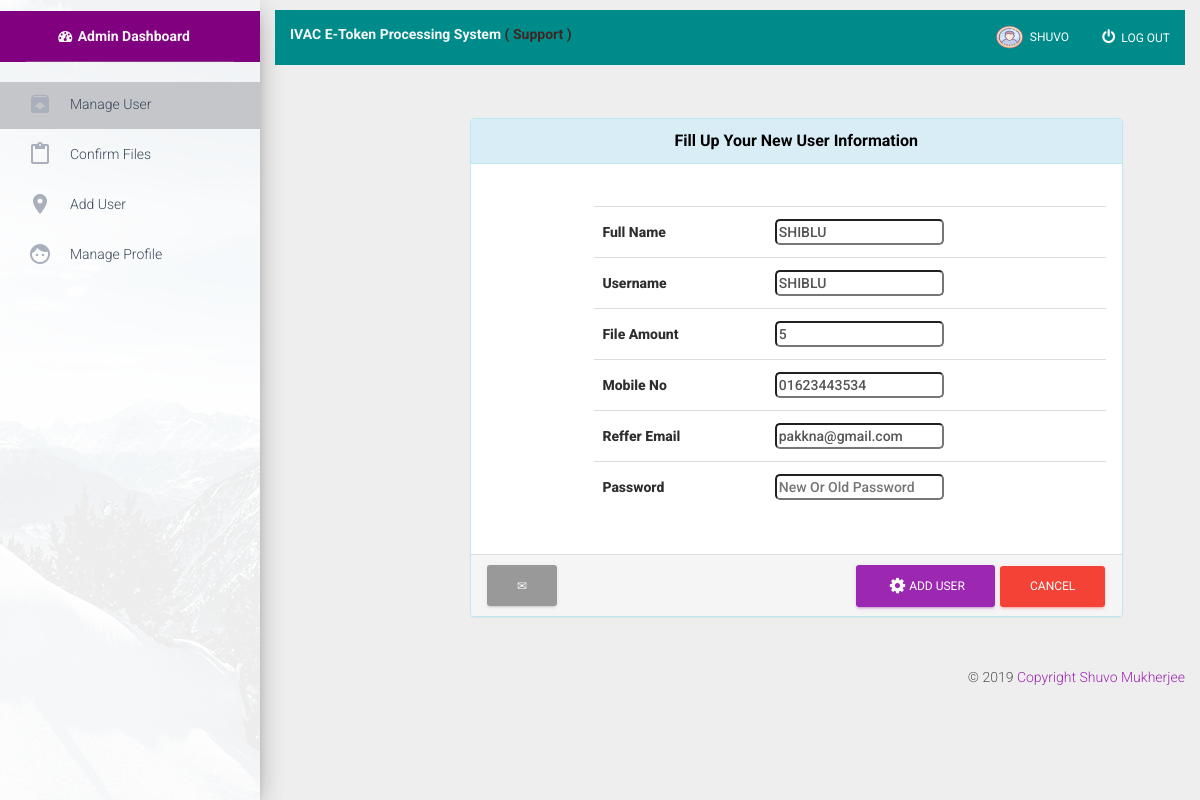
The app's page /views/portal/Edit_user.php?edit=4 (signed in) with its own data.
### tables this page shows
CREATE TABLE `user` (
  `id` int(11) NOT NULL,
  `Full_name` varchar(255) NOT NULL,
  `User_name` varchar(255) NOT NULL,
  `Password` varchar(255) NOT NULL,
  `Mobile` int(11) NOT NULL,
  `File_amount` int(11) NOT NULL,
  `User_type` varchar(255) NOT NULL,
  `Reffer_email` varchar(255) NOT NULL
);

### src/reg/reg.php (called while the page is built, shortened)
<?php
class reg
{
    private $dbuser= 'root';
    private $dbpass= '';
    private $dbname= 'ivac';
    public  function OneUserdata($fileId){
        $pdo = new PDO("mysql:host=localhost;dbname=$this->dbname", $this->dbuser, $this->dbpass);
        $query = "SELECT * FROM `user` WHERE id='$fileId'";
        $stmt = $pdo->prepare($query);
        $stmt->execute();
        $alldata=$stmt->fetch();
        return $alldata;
    }
}

### views/portal/edit_user.php (the view, shortened to what this page needs)
<?php
$obj = new reg();
if (isset($_GET) & !empty($_GET)){
    if ($_GET['edit']) {
        $fileId=$_GET['edit'] ;
        $oneuser=$obj->OneUserdata($fileId);
    }
}
?>
<!doctype html>
<html lang="en">
<head>
    <link href="assets/css/bootstrap.min.css" rel="stylesheet" />
    <link href="assets/css/slide.css" rel="stylesheet" />
    <link href="assets/css/material-dashboard.css" rel="stylesheet"/>
    <link href="assets/css/demo.css" rel="stylesheet" />
    <link href="http://maxcdn.bootstrapcdn.com/font-awesome/latest/css/font-awesome.min.css" rel="stylesheet">
</head>
<body>
<div class="wrapper">
    <div class="sidebar" data-color="purple" data-image="assets/img/sidebar-1.jpg">
        <div class="logo" style="background-color:purple; color: white; text-align: center; margin-top: 11px" >
            <a href="index.php" style="color: white; font-weight: bold ; color:whitesmoke ; margin-right:14px "  ><i class="fa fa-fw fa-tachometer "></i>
                Admin Dashboard
            </a>
        </div>
        <div class="sidebar-wrapper">
            <ul class="nav">
                <li  style="background-color:#c4c6ca; padding-top:7px">
                    <a style="margin-top: 0%; padding-top: 0%;margin-left:10px" href="manageuser.php">
                        <i class="material-icons">unarchive</i>
                        <p>Manage User</p>
                    </a>
                </li>
                <li>
                    <a style="margin-top: 0%; padding-top: 0%;margin-left:10px" href="checkfiles.php">
                       <span><i  class="material-icons">content_paste</i>
                        <p>Confirm Files</p>
                    </a>
                </li>
                <li>
                    <a style="margin-top: 0%; padding-top: 0%;margin-left:10px" href="adduser.php">
                        <i class="material-icons">location_on</i>
                        <p>Add User</p>
                    </a>
                </li>
                <li>
                    <a style="margin-top: 0%; padding-top: 0%;margin-left:10px" href="admin_edit_profile.php">
                        <i class="material-icons"> face </i>
                        <p>Manage Profile</p>
                    </a>
                </li>
            </ul>
        </div>
    </div>
    <div class="main-panel">
        <nav class="navbar navbar-transparent navbar-absolute">
            <div class="container-fluid">
                <div class="collapse navbar-collapse" style="background-color:darkcyan; color: white">
                    <p class="navbar-left"  style="color: white; font-weight: bold ; color:whitesmoke; margin-top:14px"> IVAC E-Token Processing System <a href="https://www.facebook.com/aka.shuvo" style="color: #3e2723">( Support )</a></p>
                    <ul class="nav navbar-nav navbar-right">
                        <li class="dropdown">
                            <a href="#" class="dropdown-toggle" data-toggle="dropdown">
                                <img src="assets/img/shuvo.jpg" style="height:25px; width: 30px; border-radius: 12px; margin-right: 5px" alt="User Image"><?php echo  $_SESSION['user_id']['User_name'];?></a>
                        </li>
                        <li>
                            <a href="logout.php" ><small><i class="fa fa-fw fa-power-off" style="font-size: 15px;margin-top:4px"></i></small> Log Out</a>
                        </li>
                    </ul>
                </div>
            </div>
            <div class="container">
                <div class="row">
                    <div class="col-xs-offset-2 col-xs-7 col-sm-7 " >
                        <div class="text-center">
                            <hr />
                        </div>
                        <div class="panel panel-info">
                            <div class="panel-heading">
                                <h3 class="panel-title" style="text-align: center; color:black; font-weight: bold">Fill Up Your New User Information</h3>
                            </div>
                            <div class="panel-body">
                                <div class="row">
                                    <div class="col-md-offset-2 col-md-10 ">
                                        <form class="form-group" method="post">
                                            <table class="table table-user-information">
                                                <tbody>
                                                <tr>
                                                    <td style="font-weight:800;color:#2e2e2e;">Full Name </td>
                                                    <td><input name="fullname" style="font-weight:500;olor:#DC143C;border-radius: 5px" type="text"  value="<?php if(isset($oneuser)){ echo $oneuser['Full_name'];} ?>" placeholder=" Full Name"  required></td>
                                                </tr>
                                                <tr>
                                                    <td style="font-weight:800;color:#2e2e2e;" >Username</td>
                                                    <td><input name="User_name" style="font-weight:500;olor:#DC143C;border-radius: 5px" type="text" value="<?php if(isset($oneuser)){ echo $oneuser['User_name'];} ?>" placeholder=" Username" required></td>
                                                </tr>
                                                <tr>
                                                    <td style="font-weight:800;color:#2e2e2e;">File Amount</td>
                                                    <td><input name="File_amount" style="font-weight:500;olor:#DC143C;border-radius: 5px" type="number" value="<?php if(isset($oneuser)){ echo $oneuser['File_amount'];} ?>" placeholder=" Maximum 5" required></td>
                                                </tr>
                                                <tr>
                                                    <td style="font-weight:800;color:#2e2e2e;">Mobile No</td>
                                                    <td><input name="Mobile" style="font-weight:500;olor:#DC143C;border-radius: 5px" type="number" value="<?php if(isset($oneuser)){ echo '0'.$oneuser['Mobile'];} ?>" placeholder=" Mobile No" required></td>
                                                </tr>
                                                <tr>
                                                    <td style="font-weight:800;color:#2e2e2e;">Reffer Email</td>
                                                    <td><input name="reffer_email" style="font-weight:500;olor:#DC143C;border-radius: 5px" type="email" value="<?php if(isset($oneuser)){ echo $oneuser['Reffer_email'];} ?>" placeholder=" Reffer Email" required></td>
                                                </tr>
                                                <tr>
                                                    <td style="font-weight:800;color:#2e2e2e;">Password</td>
                                                    <td><input name="Password" style="font-weight:500;olor:#DC143C;border-radius: 5px" type="password" placeholder="New Or Old Password" required></td>
                                                </tr>
                                                </tbody>
                                            </table>
                                    </div>
                                </div>
                            </div>
                            <div class="panel-footer">
                                <a data-original-title="Broadcast Message" data-toggle="tooltip" type="button" class="btn"><i class="glyphicon glyphicon-envelope"></i></a>
                                <span class="pull-right">
                                    <button   type="submit" class="btn btn-primary" ><i class="fa fa-fw fa-gear"></i>Add User</button>
                                     <a href="profile.php" data-original-title="Remove this user" data-toggle="tooltip" type="button" class="btn btn-danger"> Cancel</a>
                        </span>
                            </div>
                        </div>
                    </div>
                </div>
            </div>
            <footer class="footer">
                <div class="container-fluid">
                    <p class="copyright pull-right">
                        &copy; <script>document.write(new Date().getFullYear())</script> <a href="#"> Copyright Shuvo Mukherjee</a>
                    </p>
                </div>
            </footer>
    </div>
</div>
</body>
</html>

### records on screen
user: fullname "SHIBLU", User_name "SHIBLU", File_amount "5", Mobile "01623443534", reffer_email "pakkna@gmail.com"

### other values on screen
$_SESSION['user_id']['User_name'] "SHUVO"
